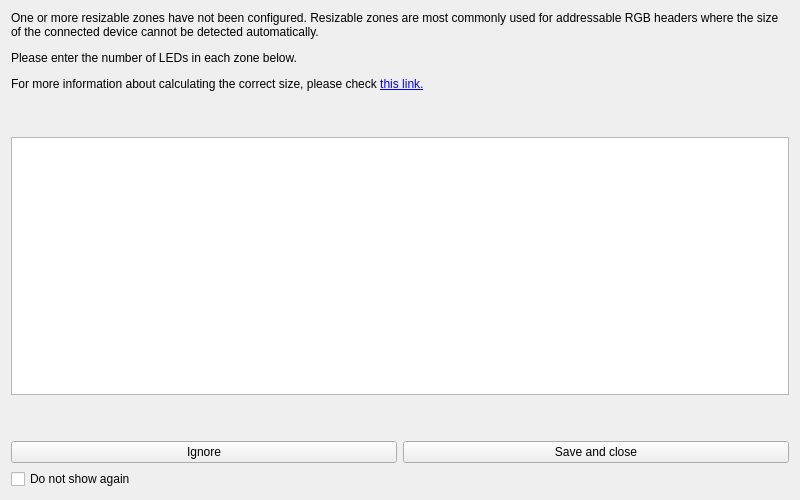
<?xml version="1.0" encoding="UTF-8"?>
<ui version="4.0">
 <class>OpenRGBZonesBulkResizerUi</class>
 <widget class="QWidget" name="OpenRGBZonesBulkResizerUi">
  <property name="geometry">
   <rect>
    <x>0</x>
    <y>0</y>
    <width>800</width>
    <height>500</height>
   </rect>
  </property>
  <property name="windowTitle">
   <string>Zones resizer</string>
  </property>
  <layout class="QGridLayout" name="gridLayout">
   <item row="3" column="0" colspan="2">
    <spacer name="verticalSpacer">
     <property name="orientation">
      <enum>Qt::Vertical</enum>
     </property>
     <property name="sizeHint" stdset="0">
      <size>
       <width>20</width>
       <height>40</height>
      </size>
     </property>
    </spacer>
   </item>
   <item row="0" column="0" colspan="2">
    <widget class="QLabel" name="help_label">
     <property name="sizePolicy">
      <sizepolicy hsizetype="Preferred" vsizetype="Preferred">
       <horstretch>1</horstretch>
       <verstretch>1</verstretch>
      </sizepolicy>
     </property>
     <property name="text">
      <string>&lt;html&gt;&lt;head/&gt;&lt;body&gt;&lt;p&gt;One or more resizable zones have not been configured.  Resizable zones are most commonly used for addressable RGB headers where the size of the connected device cannot be detected automatically.&lt;/p&gt;&lt;p&gt;Please enter the number of LEDs in each zone below.&lt;/p&gt;&lt;p&gt;For more information about calculating the correct size, please check &lt;a href=&quot;https://openrgb.org/resize&quot;&gt;&lt;span style=&quot; text-decoration: underline; color:#0000ff;&quot;&gt;this link.&lt;/span&gt;&lt;/a&gt;&lt;/p&gt;&lt;/body&gt;&lt;/html&gt;</string>
     </property>
     <property name="wordWrap">
      <bool>true</bool>
     </property>
    </widget>
   </item>
   <item row="5" column="0" colspan="2">
    <widget class="QCheckBox" name="do_not_show_again_checkbox">
     <property name="text">
      <string>Do not show again</string>
     </property>
    </widget>
   </item>
   <item row="4" column="1">
    <widget class="QPushButton" name="save_button">
     <property name="text">
      <string>Save and close</string>
     </property>
    </widget>
   </item>
   <item row="2" column="0" colspan="2">
    <widget class="QTableWidget" name="zones_table">
     <property name="sizePolicy">
      <sizepolicy hsizetype="Expanding" vsizetype="Expanding">
       <horstretch>100</horstretch>
       <verstretch>100</verstretch>
      </sizepolicy>
     </property>
     <property name="styleSheet">
      <string notr="true"/>
     </property>
     <property name="frameShape">
      <enum>QFrame::StyledPanel</enum>
     </property>
     <property name="frameShadow">
      <enum>QFrame::Raised</enum>
     </property>
     <property name="showGrid">
      <bool>false</bool>
     </property>
     <property name="gridStyle">
      <enum>Qt::NoPen</enum>
     </property>
    </widget>
   </item>
   <item row="4" column="0">
    <widget class="QPushButton" name="ignore_button">
     <property name="text">
      <string>Ignore</string>
     </property>
    </widget>
   </item>
   <item row="1" column="0" colspan="2">
    <spacer name="verticalSpacer_2">
     <property name="orientation">
      <enum>Qt::Vertical</enum>
     </property>
     <property name="sizeHint" stdset="0">
      <size>
       <width>20</width>
       <height>40</height>
      </size>
     </property>
    </spacer>
   </item>
  </layout>
  <zorder>do_not_show_again_checkbox</zorder>
  <zorder>save_button</zorder>
  <zorder>zones_table</zorder>
  <zorder>ignore_button</zorder>
  <zorder>help_label</zorder>
 </widget>
 <resources/>
 <connections/>
</ui>
